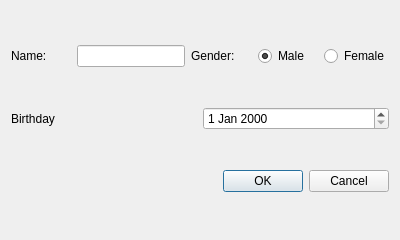
<?xml version="1.0" encoding="UTF-8"?>
<ui version="4.0">
 <class>PatientInfoDialog</class>
 <widget class="QDialog" name="PatientInfoDialog">
  <property name="geometry">
   <rect>
    <x>0</x>
    <y>0</y>
    <width>400</width>
    <height>240</height>
   </rect>
  </property>
  <property name="windowTitle">
   <string>Dialog</string>
  </property>
  <layout class="QVBoxLayout" name="verticalLayout">
   <item>
    <layout class="QHBoxLayout" name="horizontalLayout">
     <item>
      <widget class="QLabel" name="label">
       <property name="text">
        <string>Name: </string>
       </property>
      </widget>
     </item>
     <item>
      <widget class="QLineEdit" name="nameEdit">
       <property name="sizePolicy">
        <sizepolicy hsizetype="Preferred" vsizetype="Fixed">
         <horstretch>0</horstretch>
         <verstretch>0</verstretch>
        </sizepolicy>
       </property>
      </widget>
     </item>
     <item>
      <widget class="QLabel" name="label_2">
       <property name="text">
        <string>Gender: </string>
       </property>
      </widget>
     </item>
     <item>
      <widget class="QRadioButton" name="isMaleRadioButton">
       <property name="text">
        <string>Male</string>
       </property>
       <property name="checked">
        <bool>true</bool>
       </property>
      </widget>
     </item>
     <item>
      <widget class="QRadioButton" name="isFemaleRadioButton">
       <property name="text">
        <string>Female</string>
       </property>
      </widget>
     </item>
    </layout>
   </item>
   <item>
    <layout class="QHBoxLayout" name="horizontalLayout_3">
     <item>
      <widget class="QLabel" name="label_3">
       <property name="text">
        <string>Birthday</string>
       </property>
      </widget>
     </item>
     <item>
      <widget class="QDateEdit" name="birthdayEdit"/>
     </item>
    </layout>
   </item>
   <item>
    <layout class="QHBoxLayout" name="horizontalLayout_4">
     <item>
      <spacer name="horizontalSpacer">
       <property name="orientation">
        <enum>Qt::Orientation::Horizontal</enum>
       </property>
       <property name="sizeHint" stdset="0">
        <size>
         <width>40</width>
         <height>20</height>
        </size>
       </property>
      </spacer>
     </item>
     <item>
      <widget class="QDialogButtonBox" name="buttonBox">
       <property name="orientation">
        <enum>Qt::Orientation::Horizontal</enum>
       </property>
       <property name="standardButtons">
        <set>QDialogButtonBox::StandardButton::Cancel|QDialogButtonBox::StandardButton::Ok</set>
       </property>
      </widget>
     </item>
    </layout>
   </item>
  </layout>
 </widget>
 <resources/>
 <connections>
  <connection>
   <sender>buttonBox</sender>
   <signal>accepted()</signal>
   <receiver>PatientInfoDialog</receiver>
   <slot>accept()</slot>
   <hints>
    <hint type="sourcelabel">
     <x>248</x>
     <y>254</y>
    </hint>
    <hint type="destinationlabel">
     <x>157</x>
     <y>274</y>
    </hint>
   </hints>
  </connection>
  <connection>
   <sender>buttonBox</sender>
   <signal>rejected()</signal>
   <receiver>PatientInfoDialog</receiver>
   <slot>reject()</slot>
   <hints>
    <hint type="sourcelabel">
     <x>316</x>
     <y>260</y>
    </hint>
    <hint type="destinationlabel">
     <x>286</x>
     <y>274</y>
    </hint>
   </hints>
  </connection>
 </connections>
</ui>
